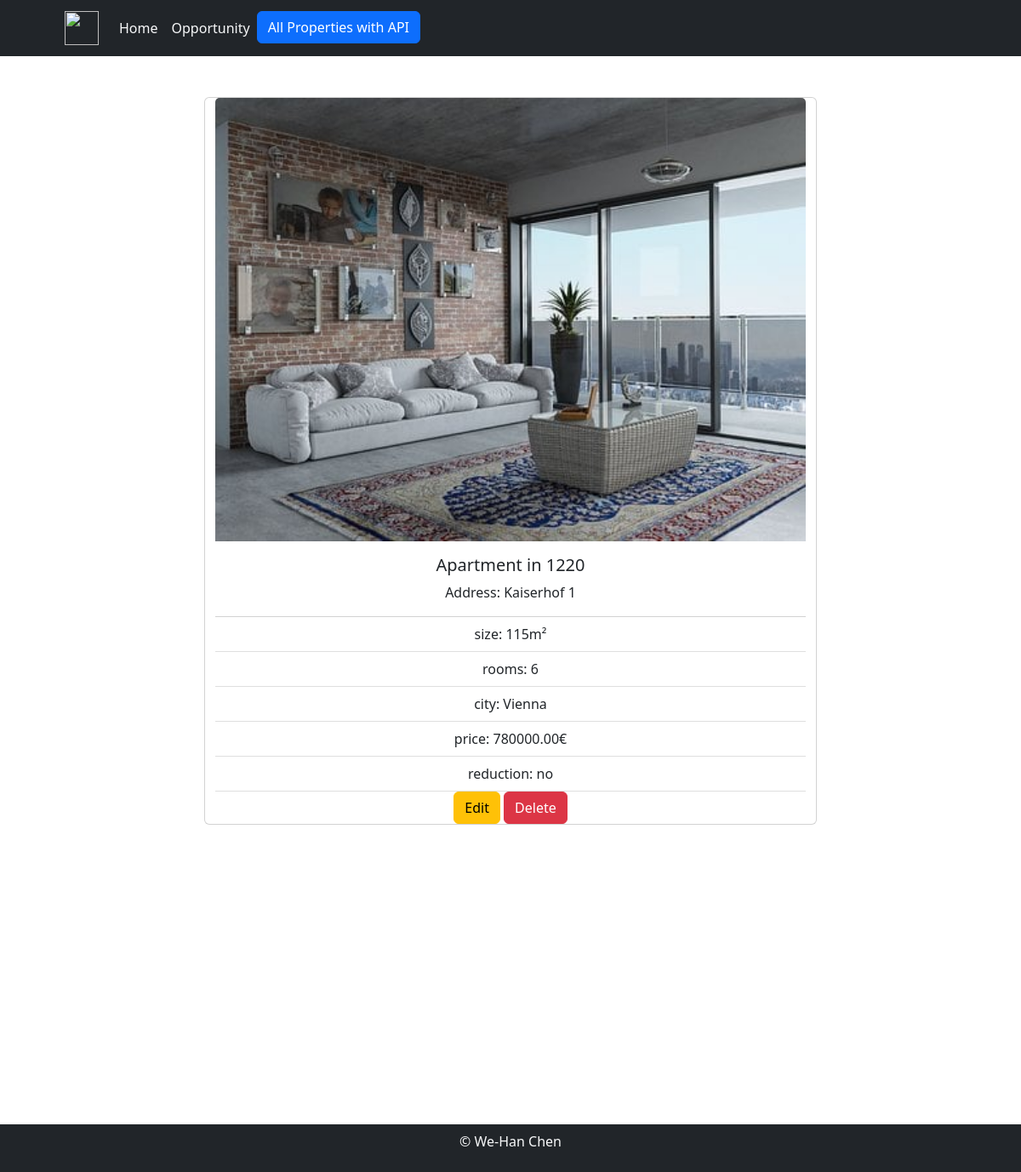
The app's page /details.php?id=3 with its own data.
### tables this page shows
CREATE TABLE `properties` (
  `id` int(11) NOT NULL,
  `title` varchar(100) NOT NULL,
  `size` int(11) NOT NULL,
  `rooms` int(11) NOT NULL,
  `city` varchar(50) NOT NULL,
  `price` decimal(11,2) NOT NULL,
  `address` varchar(50) NOT NULL,
  `latitude` decimal(10,5) DEFAULT NULL,
  `longitude` decimal(10,5) DEFAULT NULL,
  `image` varchar(255) DEFAULT NULL,
  `reduction` enum('yes','no') NOT NULL
);

### details.php (the view, shortened to what this page needs)
<?php
require_once 'actions/db_connect.php';
require_once 'components/boot.php';
$sql = "SELECT * FROM properties WHERE id = $_GET[id]";
$result = mysqli_query($connect, $sql);
$tbody = "";
if (mysqli_num_rows($result) > 0) {
  while ($row = mysqli_fetch_assoc($result)) {
    $tbody .= "<br>
        <div class='mt-4 mb-4 row text-center justify-content-center animate__animated animate__fadeInLeft'>
        <div class='card' style='width: 45rem;'>
  <img class='card-img-top' src='pictures/" . $row['image'] . "'>
  <div class='card-body'>
    <h5 class='card-title'>" . $row['title'] . "</h5>
    <p class='card-text'>Address: " . $row['address'] . "</p>
  </div>
  <ul class='list-group list-group-flush'>
    <li class='list-group-item'>size: " . $row['size'] . "m²</li>
    <li class='list-group-item'>rooms: " . $row['rooms'] . "</li>
    <li class='list-group-item'>city: " . $row['city'] . "</li>
    <li class='list-group-item'>price: " . $row['price'] . "€</li>
    <li class='list-group-item'>reduction: " . $row['reduction'] . "</li>
    <div class='col-12'>
    <a href='update.php?id=" . $row['id'] . "'><button class='button btn btn-warning' type='button'>Edit</button></a>
    <a href='delete.php?id=" . $row['id'] . "'><button class='button btn btn-danger' type='button'>Delete</button></a>
    </div>
    </ul>
  </div>
</div>
        <br>
        ";
  };
}
?>
<!DOCTYPE html>
<html lang="en">
<head>
    <link rel="stylesheet" href="css/style.scss">
    <?php require_once 'components/boot.php' ?>
</head>
<body class="bbc">
    <?php require_once 'components/navbar.php' ?>
    <div class="container">
        <?php
        echo $tbody;
        ?>
    </div>
    <div id="map"></div>
    <br>
    <?php require_once 'components/footer.php' ?>
</body>
</html>

### details.php (style rules this page uses)
#map { margin: auto; height: 35%; width: 35%; }

### records on screen
properties: title "Apartment in 1220", address "Kaiserhof 1", size "115", rooms "6", city "Vienna", price "780000.00", reduction "no"
